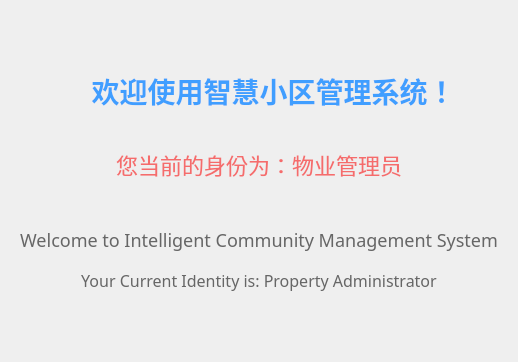
        <widget class="QWidget" name="first">
         <property name="name" stdset="0">
          <string>bg</string>
         </property>
         <layout class="QGridLayout" name="gridLayout_11">
          <item row="0" column="0">
           <widget class="QWidget" name="widget_5" native="true">
            <property name="font">
             <font>
              <family>黑体</family>
              <pointsize>36</pointsize>
             </font>
            </property>
            <property name="styleSheet">
             <string notr="true">/* 系统标题：一级强调 */
#label_title {
    font-family: &quot;Microsoft YaHei&quot;, sans-serif; /* 优先用微软雅黑，无则用系统 sans-serif */
    font-size: 28px; /* 较大字号突出标题 */
    font-weight: bold; /* 加粗 */
    color: #409EFF; /* 浅蓝色，呼应左侧导航栏 */
    text-align: center; /* 水平居中 */
    padding-top: 50px; /* 与顶部间距，可按需调整 */
}

/* 身份提示：二级强调（红色突出身份） */
#label_identity {
    font-family: &quot;Microsoft YaHei&quot;, sans-serif;
    font-size: 22px; /* 稍大字号 */
    color: #F56C6C; /* 红色，强调身份 */
    text-align: center;
    padding-top: 30px; /* 与标题间距 */
}

/* 英文欢迎：补充说明（弱化处理） */
#label_welcome_en {
    font-family: &quot;Microsoft YaHei&quot;, sans-serif;
    font-size: 18px; /* 小字号 */
    color: #666666; /* 深灰色，弱化但可读 */
    text-align: center;
    padding-top: 40px; /* 与身份提示间距 */
}

/* 英文身份：补充说明（弱化处理） */
#label_identity_en {
    font-family: &quot;Microsoft YaHei&quot;, sans-serif;
    font-size: 16px; /* 小字号 */
    color: #666666; /* 深灰色 */
    text-align: center;
    padding-top: 10px; /* 与上方英文间距 */
    padding-bottom: 50px; /* 与底部间距，平衡界面 */
}</string>
            </property>
            <layout class="QGridLayout" name="gridLayout_10">
             <item row="1" column="1">
              <widget class="QLabel" name="label_title">
               <property name="palette">
                <palette>
                 <active>
                  <colorrole role="WindowText">
                   <brush brushstyle="SolidPattern">
                    <color alpha="255">
                     <red>0</red>
                     <green>170</green>
                     <blue>255</blue>
                    </color>
                   </brush>
                  </colorrole>
                  <colorrole role="Text">
                   <brush brushstyle="SolidPattern">
                    <color alpha="255">
                     <red>64</red>
                     <green>158</green>
                     <blue>255</blue>
                    </color>
                   </brush>
                  </colorrole>
                  <colorrole role="ButtonText">
                   <brush brushstyle="SolidPattern">
                    <color alpha="255">
                     <red>64</red>
                     <green>158</green>
                     <blue>255</blue>
                    </color>
                   </brush>
                  </colorrole>
                  <colorrole role="PlaceholderText">
                   <brush brushstyle="SolidPattern">
                    <color alpha="128">
                     <red>64</red>
                     <green>158</green>
                     <blue>255</blue>
                    </color>
                   </brush>
                  </colorrole>
                 </active>
                 <inactive>
                  <colorrole role="WindowText">
                   <brush brushstyle="SolidPattern">
                    <color alpha="255">
                     <red>0</red>
                     <green>170</green>
                     <blue>255</blue>
                    </color>
                   </brush>
                  </colorrole>
                  <colorrole role="Text">
                   <brush brushstyle="SolidPattern">
                    <color alpha="255">
                     <red>64</red>
                     <green>158</green>
                     <blue>255</blue>
                    </color>
                   </brush>
                  </colorrole>
                  <colorrole role="ButtonText">
                   <brush brushstyle="SolidPattern">
                    <color alpha="255">
                     <red>64</red>
                     <green>158</green>
                     <blue>255</blue>
                    </color>
                   </brush>
                  </colorrole>
                  <colorrole role="PlaceholderText">
                   <brush brushstyle="SolidPattern">
                    <color alpha="128">
                     <red>64</red>
                     <green>158</green>
                     <blue>255</blue>
                    </color>
                   </brush>
                  </colorrole>
                 </inactive>
                 <disabled>
                  <colorrole role="WindowText">
                   <brush brushstyle="SolidPattern">
                    <color alpha="255">
                     <red>120</red>
                     <green>120</green>
                     <blue>120</blue>
                    </color>
                   </brush>
                  </colorrole>
                  <colorrole role="Text">
                   <brush brushstyle="SolidPattern">
                    <color alpha="255">
                     <red>64</red>
                     <green>158</green>
                     <blue>255</blue>
                    </color>
                   </brush>
                  </colorrole>
                  <colorrole role="ButtonText">
                   <brush brushstyle="SolidPattern">
                    <color alpha="255">
                     <red>64</red>
                     <green>158</green>
                     <blue>255</blue>
                    </color>
                   </brush>
                  </colorrole>
                  <colorrole role="PlaceholderText">
                   <brush brushstyle="SolidPattern">
                    <color alpha="128">
                     <red>64</red>
                     <green>158</green>
                     <blue>255</blue>
                    </color>
                   </brush>
                  </colorrole>
                 </disabled>
                </palette>
               </property>
               <property name="font">
                <font>
                 <family>Microsoft YaHei</family>
                 <pointsize>-1</pointsize>
                 <bold>true</bold>
                </font>
               </property>
               <property name="text">
                <string>    欢迎使用智慧小区管理系统！</string>
               </property>
               <property name="alignment">
                <set>Qt::AlignmentFlag::AlignCenter</set>
               </property>
              </widget>
             </item>
             <item row="2" column="1">
              <widget class="QLabel" name="label_identity">
               <property name="palette">
                <palette>
                 <active>
                  <colorrole role="WindowText">
                   <brush brushstyle="SolidPattern">
                    <color alpha="255">
                     <red>255</red>
                     <green>0</green>
                     <blue>0</blue>
                    </color>
                   </brush>
                  </colorrole>
                  <colorrole role="Text">
                   <brush brushstyle="SolidPattern">
                    <color alpha="255">
                     <red>245</red>
                     <green>108</green>
                     <blue>108</blue>
                    </color>
                   </brush>
                  </colorrole>
                  <colorrole role="ButtonText">
                   <brush brushstyle="SolidPattern">
                    <color alpha="255">
                     <red>245</red>
                     <green>108</green>
                     <blue>108</blue>
                    </color>
                   </brush>
                  </colorrole>
                  <colorrole role="PlaceholderText">
                   <brush brushstyle="SolidPattern">
                    <color alpha="128">
                     <red>245</red>
                     <green>108</green>
                     <blue>108</blue>
                    </color>
                   </brush>
                  </colorrole>
                 </active>
                 <inactive>
                  <colorrole role="WindowText">
                   <brush brushstyle="SolidPattern">
                    <color alpha="255">
                     <red>255</red>
                     <green>0</green>
                     <blue>0</blue>
                    </color>
                   </brush>
                  </colorrole>
                  <colorrole role="Text">
                   <brush brushstyle="SolidPattern">
                    <color alpha="255">
                     <red>245</red>
                     <green>108</green>
                     <blue>108</blue>
                    </color>
                   </brush>
                  </colorrole>
                  <colorrole role="ButtonText">
                   <brush brushstyle="SolidPattern">
                    <color alpha="255">
                     <red>245</red>
                     <green>108</green>
                     <blue>108</blue>
                    </color>
                   </brush>
                  </colorrole>
                  <colorrole role="PlaceholderText">
                   <brush brushstyle="SolidPattern">
                    <color alpha="128">
                     <red>245</red>
                     <green>108</green>
                     <blue>108</blue>
                    </color>
                   </brush>
                  </colorrole>
                 </inactive>
                 <disabled>
                  <colorrole role="WindowText">
                   <brush brushstyle="SolidPattern">
                    <color alpha="255">
                     <red>120</red>
                     <green>120</green>
                     <blue>120</blue>
                    </color>
                   </brush>
                  </colorrole>
                  <colorrole role="Text">
                   <brush brushstyle="SolidPattern">
                    <color alpha="255">
                     <red>245</red>
                     <green>108</green>
                     <blue>108</blue>
                    </color>
                   </brush>
                  </colorrole>
                  <colorrole role="ButtonText">
                   <brush brushstyle="SolidPattern">
                    <color alpha="255">
                     <red>245</red>
                     <green>108</green>
                     <blue>108</blue>
                    </color>
                   </brush>
                  </colorrole>
                  <colorrole role="PlaceholderText">
                   <brush brushstyle="SolidPattern">
                    <color alpha="128">
                     <red>245</red>
                     <green>108</green>
                     <blue>108</blue>
                    </color>
                   </brush>
                  </colorrole>
                 </disabled>
                </palette>
               </property>
               <property name="font">
                <font>
                 <family>Microsoft YaHei</family>
                 <pointsize>-1</pointsize>
                </font>
               </property>
               <property name="text">
                <string>您当前的身份为：物业管理员</string>
               </property>
               <property name="alignment">
                <set>Qt::AlignmentFlag::AlignCenter</set>
               </property>
              </widget>
             </item>
             <item row="3" column="1">
              <widget class="QLabel" name="label_welcome_en">
               <property name="font">
                <font>
                 <family>Microsoft YaHei</family>
                 <pointsize>-1</pointsize>
                </font>
               </property>
               <property name="text">
                <string>Welcome to Intelligent Community Management System</string>
               </property>
               <property name="alignment">
                <set>Qt::AlignmentFlag::AlignCenter</set>
               </property>
              </widget>
             </item>
             <item row="4" column="1">
              <widget class="QLabel" name="label_identity_en">
               <property name="font">
                <font>
                 <family>Microsoft YaHei</family>
                 <pointsize>-1</pointsize>
                </font>
               </property>
               <property name="text">
                <string>Your Current Identity is: Property Administrator</string>
               </property>
               <property name="alignment">
                <set>Qt::AlignmentFlag::AlignCenter</set>
               </property>
              </widget>
             </item>
            </layout>
           </widget>
          </item>
         </layout>
        </widget>
